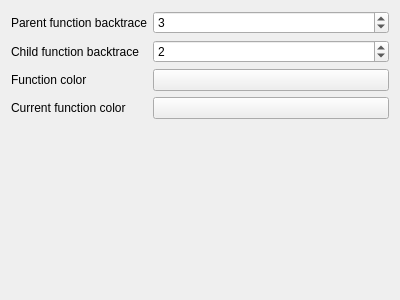
<?xml version="1.0" encoding="UTF-8"?>
<ui version="4.0">
 <class>CallgraphSettings</class>
 <widget class="QWidget" name="CallgraphSettings">
  <property name="geometry">
   <rect>
    <x>0</x>
    <y>0</y>
    <width>400</width>
    <height>300</height>
   </rect>
  </property>
  <property name="windowTitle">
   <string>Form</string>
  </property>
  <layout class="QFormLayout" name="formLayout_2">
   <item row="0" column="0">
    <widget class="QLabel" name="label">
     <property name="text">
      <string>Parent function backtrace</string>
     </property>
    </widget>
   </item>
   <item row="1" column="0">
    <widget class="QLabel" name="label_2">
     <property name="text">
      <string>Child function backtrace</string>
     </property>
    </widget>
   </item>
   <item row="0" column="1">
    <widget class="QSpinBox" name="parentSpinBox">
     <property name="minimum">
      <number>1</number>
     </property>
     <property name="value">
      <number>3</number>
     </property>
    </widget>
   </item>
   <item row="1" column="1">
    <widget class="QSpinBox" name="childSpinBox">
     <property name="minimum">
      <number>1</number>
     </property>
     <property name="value">
      <number>2</number>
     </property>
    </widget>
   </item>
   <item row="2" column="0">
    <widget class="QLabel" name="label_3">
     <property name="text">
      <string>Function color</string>
     </property>
    </widget>
   </item>
   <item row="2" column="1">
    <widget class="KColorButton" name="functionColor"/>
   </item>
   <item row="3" column="0">
    <widget class="QLabel" name="label_4">
     <property name="text">
      <string>Current function color</string>
     </property>
    </widget>
   </item>
   <item row="3" column="1">
    <widget class="KColorButton" name="currentFunctionColor"/>
   </item>
  </layout>
 </widget>
 <customwidgets>
  <customwidget>
   <class>KColorButton</class>
   <extends>QPushButton</extends>
   <header>kcolorbutton.h</header>
  </customwidget>
 </customwidgets>
 <resources/>
 <connections/>
</ui>
